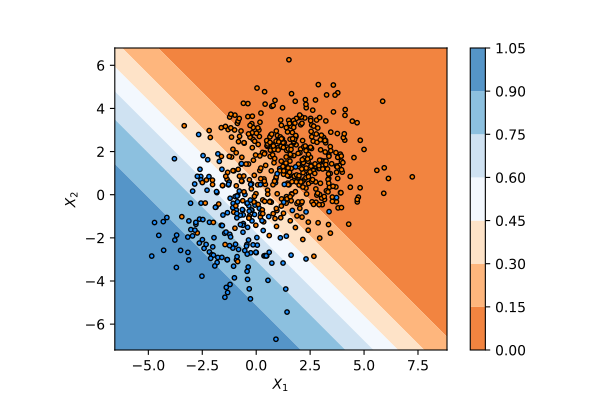

Source code (Python):
"""
University of Liege
ELEN0062 - Introduction to machine learning
Project 1 - Classification algorithms
"""
#! /usr/bin/env python
# -*- coding: utf-8 -*-

import numpy as np
import matplotlib.pyplot as plt
import math

from plot import plot_boundary
from data import make_balanced_dataset, make_unbalanced_dataset
from sklearn.metrics import confusion_matrix, accuracy_score
from sklearn.base import BaseEstimator
from sklearn.base import ClassifierMixin
from sklearn.model_selection import train_test_split, cross_val_score

def conditional_propability_of_positive_class(x, omega0, omega):
    """Computes conditional probability of sample x belonging to the positive
        class knowing parameter theta and data sample X[i, :]

    Parameters
    ----------
    x : vector-like, shape = [n_features]
        The sample.

    theta : vector-like, [omega_0, omega^T (vetor)]
        Parameters of the sigmoïd.

    Returns
    -------
    p : conditional probability of sample x belonging to the positive
        class knowing parameter theta and data sample X[i, :]
    """

    p = 1/(1+math.exp(-omega0 - np.dot(np.transpose(omega), x)))
    return p

def gradient_of_loss_function(X, omega0, omega):
    sum = 0
    N = np.shape(X)
    x_prime = []
    for i in range(N[0]):
        x_prime = np.append(x_prime, np.transpose(np.append(X[i], 1)))
        sum = sum + np.dot((conditional_propability_of_positive_class(X[i], omega0, omega)-y[i]), x_prime[i])

    return sum/N[0]

def loss_function(X, omega0, omega):
    sum = 0
    N = np.shape(X)
    for i in range(N[0]):
        sum = sum + np.log((conditional_propability_of_positive_class(X[i], omega0, omega)))
    return -sum/N

class LogisticRegressionClassifier(BaseEstimator, ClassifierMixin):

    def __init__(self, n_iter=10, learning_rate=1):
        self.n_iter = n_iter
        self.learning_rate = learning_rate
        self.omega0 = 0
        self.omega = []

    def fit(self, X, y):
        """Fit a logistic regression models on (X, y)

        Parameters
        ----------
        X : array-like, shape = [n_samples, n_features]
            The training input samples.

        y : array-like, shape = [n_samples]
            The target values.

        Returns
        -------
        self : object
            Returns self.
        """
        # Input validation
        X = np.asarray(X, dtype=np.float)
        if X.ndim != 2:
            raise ValueError("X must be 2 dimensional")
        n_instances, n_features = X.shape

        y = np.asarray(y)
        if y.shape[0] != X.shape[0]:
            raise ValueError("The number of samples differs between X and y")

        n_classes = len(np.unique(y))
        if n_classes != 2:
            raise ValueError("This class is only dealing with binary "
                             "classification problems")


        # TODO insert your code here

        # Gradient descent to compute possible values of theta
        omega0s = [] # vector of real values of omega0
        omegas = [] # list of vectors
        omega0_old  = 1
        omega_old = (1, 1)

        for i in range(self.n_iter):
            omega0_new = omega0_old - self.learning_rate*gradient_of_loss_function(X, omega0_old, omega_old) # Computes new value w_0
            omega_new = omega_old - self.learning_rate*gradient_of_loss_function(X, omega0_old, omega_old) # Computes new values w

            omega0s.append(omega0_new)
            omegas.append(omega_new)

            omega0_old  = omega0_new
            omega_old = omega_new

        # Now compute loss function for all values of theta
        loss_functions = []
        for i in range(self.n_iter):
            omega0 = omega0s[i]
            omega = omegas[i]
            value = loss_function(X, omega0, omega)
            loss_functions.append(value)

        # Find minimum loss function
        min_index = np.argmin(loss_functions)
        # Find corresponding theta value
        optimal_omega0 = omega0s[min_index]
        optimal_omega = omegas[min_index]

        self.omega0 = optimal_omega0
        self.omega = optimal_omega

        return self


    def predict(self, X):
        """Predict class for X.

        Parameters
        ----------
        X : array-like of shape = [n_samples, n_features]
            The input samples.

        Returns
        -------
        y : array of shape = [n_samples]
            The predicted classes, or the predict values.
        """

        # TODO insert your code here
        y = []
        size = np.shape(X)
        proba = self.predict_proba(X)
        for i in range(size[0]):
            if proba[i] >= 0.5:
                y[i] = +1
            else:
                y[i] = -1

        return y

    def predict_proba(self, X):
        """Return probability estimates for the test data X.

        Parameters
        ----------
        X : array-like of shape = [n_samples, n_features]
            The input samples.

        Returns
        -------
        p : array of shape = [n_samples, n_classes]
            The class probabilities of the input samples. Classes are ordered
            by lexicographic order.
        """
        # TODO insert your code here

        proba = []
        N = np.shape(X)
        omega0 = self.omega0
        omega = self.omega

        for i in range(N[0]):
            row = [conditional_propability_of_positive_class(X[i], omega0, omega), 1-conditional_propability_of_positive_class(X[i], omega0, omega)]
            proba.append(row)

        proba = np.array(proba)
        return proba

if __name__ == "__main__":

    # Put your code here
    n_scores = []
    X, y = make_unbalanced_dataset(3000)
    X_train, X_test, y_train, y_test = train_test_split(X, y, train_size = 0.33)

    logistic_regression = LogisticRegressionClassifier()
    logistic_regression.fit(X_train, y_train)

    plot_boundary("logistic_regression", logistic_regression, X, y, mesh_step_size=0.1, title="")
